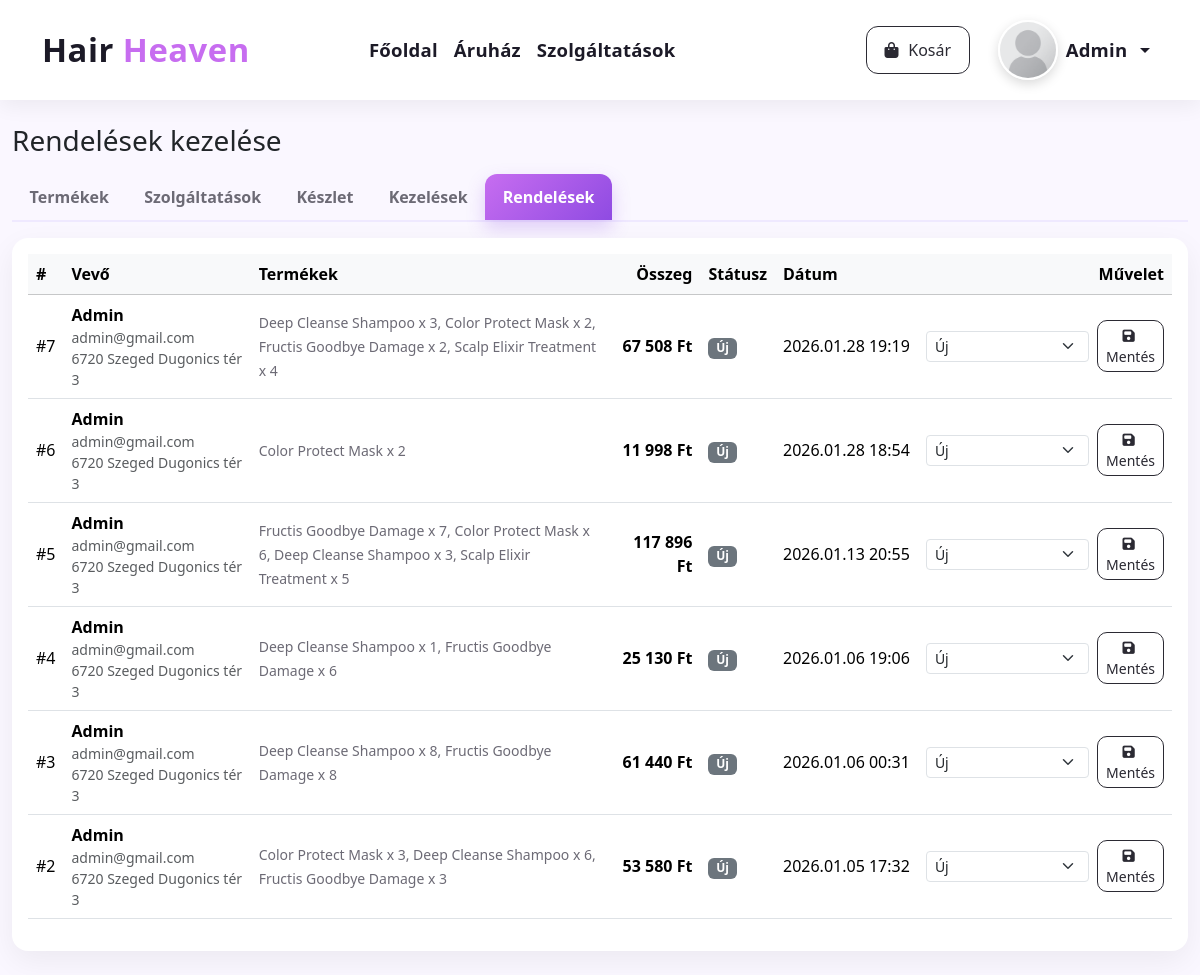
Before: /admin/orders.php (signed in) with the older database file.
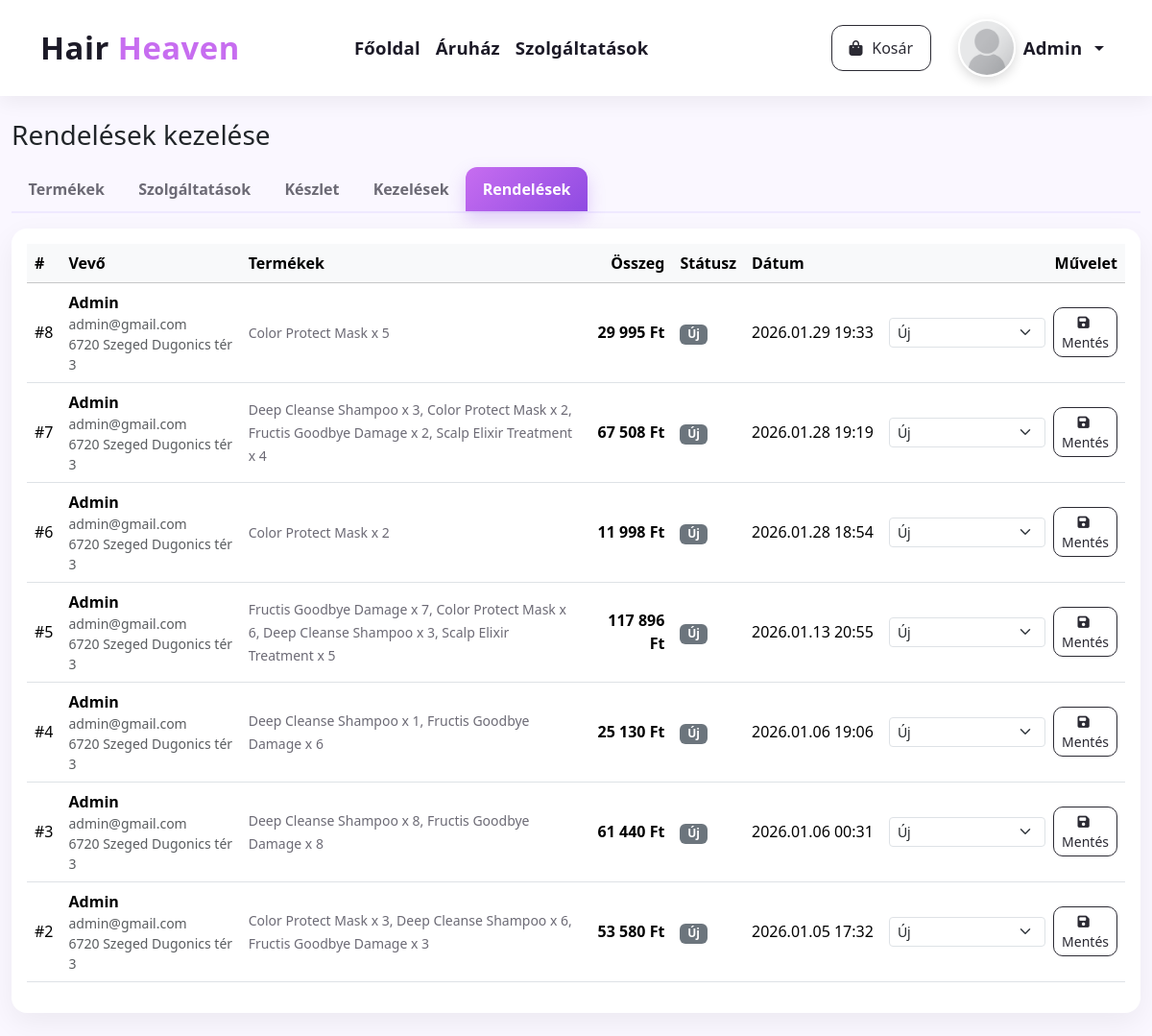
After: the same page with the newer database file.
### tables this page shows
CREATE TABLE `orders` (
  `id` int(11) NOT NULL,
  `user_id` int(11) DEFAULT NULL,
  `total_amount` decimal(10,2) NOT NULL,
  `status` enum('new','confirmed','cancelled') NOT NULL DEFAULT 'new',
  `customer_name` varchar(120) NOT NULL,
  `customer_email` varchar(120) NOT NULL,
  `customer_address` varchar(255) NOT NULL,
  `created_at` datetime NOT NULL DEFAULT current_timestamp()
);

### admin/orders.php (the view, shortened to what this page needs)
<?php
$mysqli = db();
function e($s)
{
  return htmlspecialchars((string)$s, ENT_QUOTES, 'UTF-8');
}
$orders = [];
if ($mysqli) {
  $res = $mysqli->query("\n    SELECT id, user_id, total_amount, status, customer_name, customer_email, customer_address, created_at\n    FROM orders\n    ORDER BY created_at DESC, id DESC\n    LIMIT 500\n  ");
  while ($row = $res->fetch_assoc()) {
    $row['items'] = [];
    $orders[(int)$row['id']] = $row;
  }
  if (!empty($orders)) {
    $ids = array_keys($orders);
    $ph = implode(',', array_fill(0, count($ids), '?'));
    $types = str_repeat('i', count($ids));
    $sql = "\n      SELECT order_id, product_name, unit_price, qty\n      FROM order_items\n      WHERE order_id IN ($ph)\n      ORDER BY order_id ASC, id ASC\n    ";
    $st = $mysqli->prepare($sql);
    $st->bind_param($types, ...$ids);
    $st->execute();
    $itemsRes = $st->get_result();
    while ($it = $itemsRes->fetch_assoc()) {
      $oid = (int)$it['order_id'];
      if (isset($orders[$oid])) {
        $orders[$oid]['items'][] = $it;
      }
    }
  }
}
function status_hu(string $status): string
{
  return match ($status) {
    'new' => 'Új',
    'confirmed' => 'Megerősített',
    'cancelled' => 'Törölt',
    default => $status,
  };
}
function status_badge(string $status): string
{
  return match ($status) {
    'new' => 'text-bg-secondary',
    'confirmed' => 'text-bg-success',
    'cancelled' => 'text-bg-danger',
    default => 'text-bg-secondary',
  };
}
?>
<!doctype html>
<html lang="hu">
<head>
  <link href="https://cdn.jsdelivr.net/npm/bootstrap@5.3.2/dist/css/bootstrap.min.css" rel="stylesheet">
  <link rel="stylesheet" href="https://cdnjs.cloudflare.com/ajax/libs/font-awesome/6.5.0/css/all.min.css" />
  <link rel="stylesheet" href="/assets/hairheaven.css">
</head>
<body>
  <?php $activePage = 'admin';
  include __DIR__ . '/../navbar.php'; ?>
  <div class="container-xxl py-4">
    <h1 class="h3 mb-3">Rendelések kezelése</h1>
    <ul class="nav admin-tabs" role="tablist">
      <li class="nav-item" role="presentation">
        <a class="nav-link" href="/admin/index.php#tabProducts">Termékek</a>
      </li>
      <li class="nav-item" role="presentation">
        <a class="nav-link" href="/admin/index.php#tabServices">Szolgáltatások</a>
      </li>
      <li class="nav-item" role="presentation">
        <a class="nav-link" href="/admin/stock.php">Készlet</a>
      </li>
      <li class="nav-item" role="presentation">
        <a class="nav-link" href="/admin/treatments.php">Kezelések</a>
      </li>
      <li class="nav-item" role="presentation">
        <a class="nav-link active" href="/admin/orders.php">Rendelések</a>
      </li>
    </ul>
    <div class="card p-3">
      <div class="table-responsive">
        <table class="table align-middle">
          <thead class="table-light">
            <tr>
              <th>#</th>
              <th>Vevő</th>
              <th>Termékek</th>
              <th class="text-end">Összeg</th>
              <th>Státusz</th>
              <th class="text-nowrap">Dátum</th>
              <th class="text-end">Művelet</th>
            </tr>
          </thead>
          <tbody>
            <?php foreach ($orders as $o): ?>
              <?php
              $parts = [];
              foreach ($o['items'] as $it) {
                $parts[] = $it['product_name'] . ' x ' . (int)$it['qty'];
              }
              $summary = !empty($parts) ? implode(', ', $parts) : 'Nincsenek tételek';
              ?>
              <tr>
                <td class="text-nowrap">#<?= (int)$o['id'] ?></td>
                <td>
                  <div class="fw-semibold"><?= e($o['customer_name']) ?></div>
                  <small class="text-muted d-block"><?= e($o['customer_email']) ?></small>
                  <small class="text-muted d-block"><?= e($o['customer_address']) ?></small>
                </td>
                <td class="summary"><small><?= e($summary) ?></small></td>
                <td class="text-end fw-bold"><?= number_format((float)$o['total_amount'], 0, ',', ' ') ?> Ft</td>
                <td>
                  <span class="badge <?= e(status_badge((string)$o['status'])) ?>"><?= e(status_hu((string)$o['status'])) ?></span>
                </td>
                <td class="text-nowrap"><?= e(date('Y.m.d H:i', strtotime($o['created_at']))) ?></td>
                <td class="text-end">
                  <form method="post" class="d-inline-flex gap-2 align-items-center justify-content-end">
                    <select name="status" class="form-select form-select-sm" style="min-width: 150px;">
                      <option value="new" <?= $o['status'] === 'new' ? 'selected' : '' ?>>Új</option>
                    </select>
                    <button class="btn btn-sm btn-outline-dark" type="submit">
                      <i class="fa-solid fa-floppy-disk me-1"></i>Mentés
                    </button>
                  </form>
                </td>
              </tr>
            <?php endforeach; ?>
          </tbody>
        </table>
      </div>
    </div>
  </div>
</body>
</html>

Changed rows visible on the page:
added orders: id "8", customer_name "Admin", customer_email "admin@gmail.com", customer_address "6720 Szeged Dugonics tér 3", summary "Color Protect Mask x 5", total_amount "29 995", status "Új", created_at "2026.01.29 19:33"
